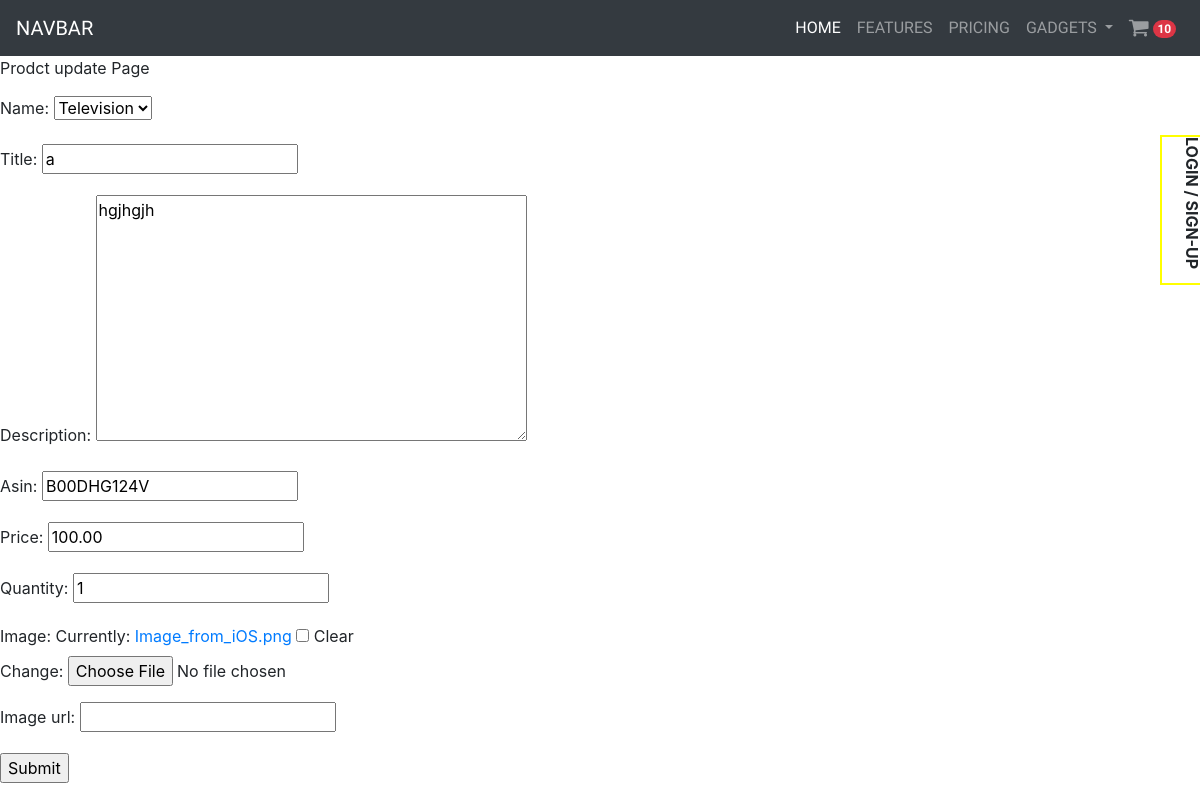
The page /gadget/update_product/B00DHG124V on the database its author committed.
### gadget/models.py (models this page shows, shortened)
class Category(models.Model):
    name = models.CharField(max_length=30, blank=False, null=False)
    def __str__(self):
        return self.name

class Product(models.Model):
    name = models.ForeignKey(
        Category, on_delete=models.CASCADE, related_name='category_name')
    title = models.CharField(max_length=50, null=False, blank=False)
    description = models.TextField(blank=False, null=False)
    asin = models.CharField(
        max_length=10, primary_key=True, null=False, blank=False)
    price = models.DecimalField(
        max_digits=6, decimal_places=2, null=False, blank=False)
    quantity = models.IntegerField(default=0)
    image = models.ImageField(null=True, blank=True)
    image_url = models.CharField(max_length=50, null=True, blank=True)

### gadget/views.py (the view)
# urls.py: path('update_product/<product_id>',
def update_product(request, product_id):
    product = Product.objects.get(asin=product_id)
    form = ProductForm(request.POST or None, instance=product)
    if form.is_valid():
        form.save()
        return redirect('view_product')
    context = {
        'product': product,
        'form': form
        }
    return render(request, 'update_product.html', context)

### gadget/forms.py
class ProductForm(ModelForm):
    class Meta:
        model = Product
        fields = "__all__"

### gadget/category_context.py (called while the page is built)
def category_navbar(request):
    categories = Category.objects.all()
    context ={
        'categories': categories
    }
    return context

### gadget/templates/update_product.html (shortened to what this page needs)
{% extends 'base.html' %}
{% block content %}
<p>Prodct update Page</p>
<form method="POST" action="{% url 'update_product' product.asin %}">
    {{ form.as_p }}
    <input type="submit" name="Update Product">
</form>
{% endblock %}

### rows shown on the page
Category: name "Television"
Product: title "a", description "hgjhgjh", asin "B00DHG124V", price "100.00", quantity "1"
